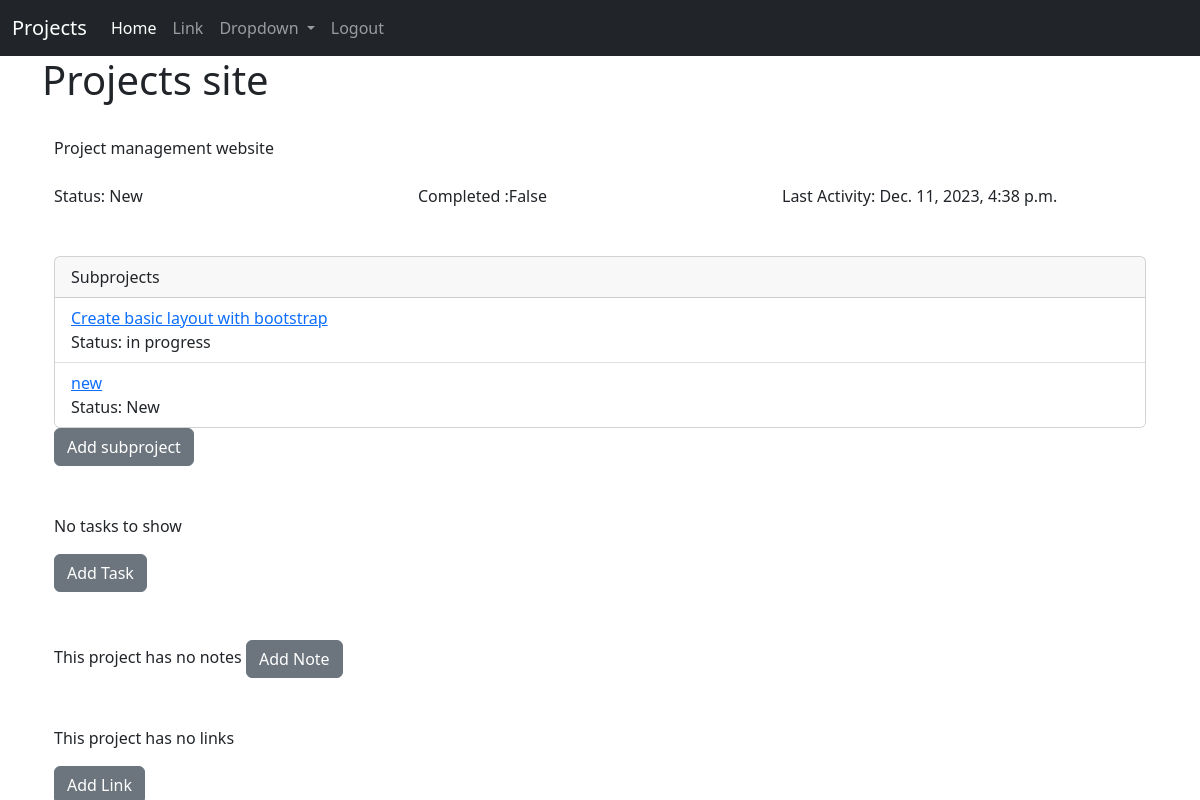
The app's page /project/1 (signed in), older data.
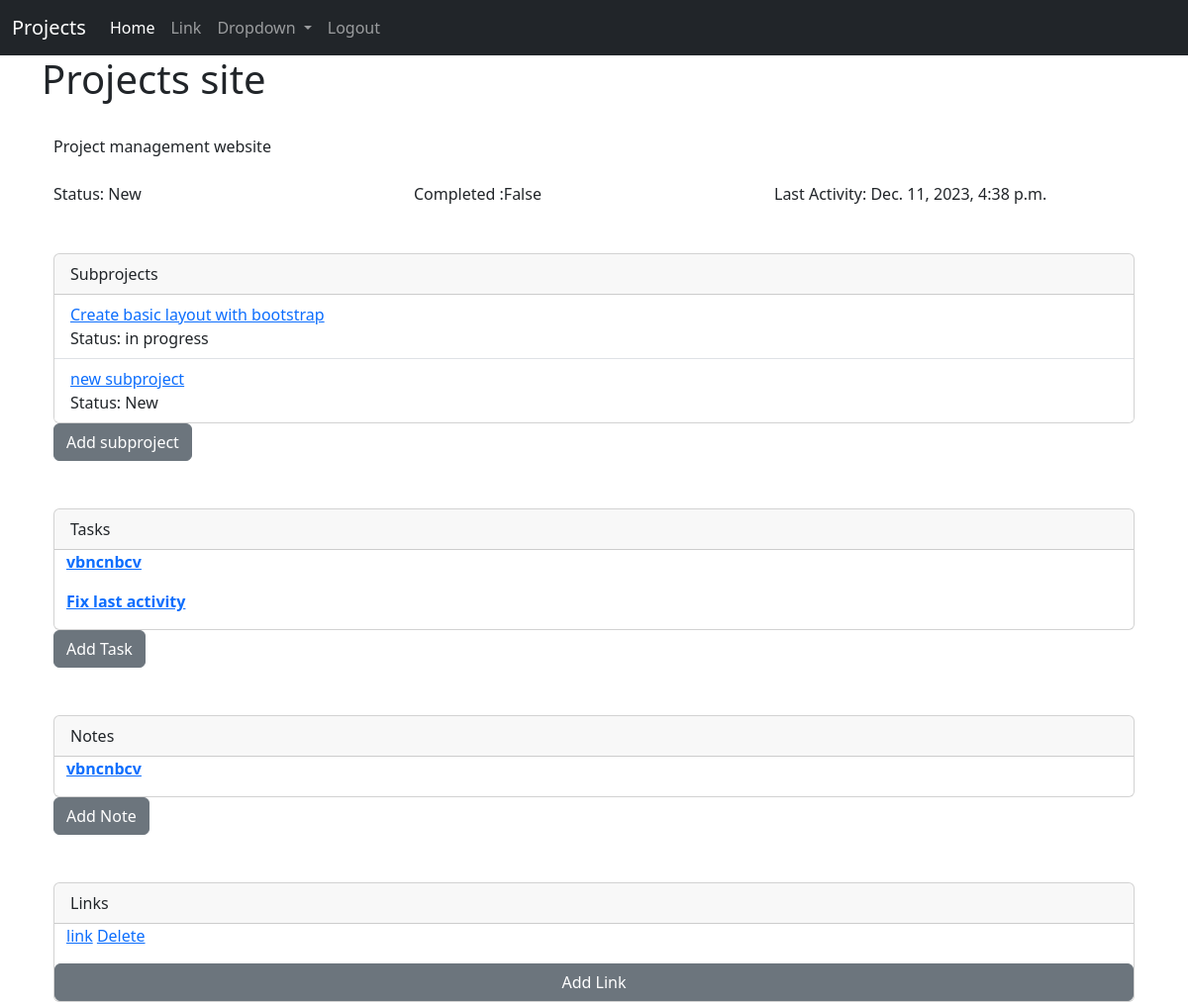
The same page, newer data.
### base/models.py (models this page shows, shortened)
class project(models.Model):
    id = models.IntegerField(primary_key=True)
    created_at = models.DateTimeField(auto_now_add=True)
    parent = models.IntegerField(default=0) # 0 = parent project, else it is a subproject with a parent of parent number
    name = models.CharField(max_length=64)
    type = models.ForeignKey(type, on_delete=models.CASCADE)
    description = models.TextField()
    status = models.ForeignKey(status, on_delete=models.CASCADE)
    completed = models.BooleanField()
    archived = models.BooleanField()
    lastActivity = models.DateTimeField()

class status(models.Model):
    id = models.IntegerField(primary_key=True)
    status = models.CharField(max_length=64)
    def __str__(self):
        return self.status

class task(models.Model):
    id = models.IntegerField(primary_key=True)
    ref = models.ForeignKey(project, on_delete=models.CASCADE)
    title = models.CharField(max_length=64)
    task = models.TextField()
    order = models.IntegerField(unique=True)
    status = models.ForeignKey(status, on_delete=models.CASCADE)
    class Meta:
        get_latest_by = 'order'

class note(models.Model):
    id = models.IntegerField(primary_key=True)
    ref = models.ForeignKey(project, on_delete=models.CASCADE)
    title = models.CharField(max_length=64)
    text = models.TextField()

class link(models.Model):
    id = models.IntegerField(primary_key=True)
    ref = models.ForeignKey(project, on_delete=models.CASCADE)
    title = models.CharField(max_length=64)
    url = models.CharField(max_length=64)

### base/views.py (the view)
# urls.py: path("project/<int:pk>", views.project_view, name = "project_view"),
def project_view(request, pk):
    if request.user.is_authenticated:
        result = project.objects.get(id=pk)
        subprojects = project.objects.filter(parent=pk)
        notes = note.objects.filter(ref=pk)
        tasks = task.objects.filter(ref=pk)
        links = link.objects.filter(ref=pk)
        return render(request, 'project_view.html', {'project': result, 'notes':notes, 'tasks':tasks, 'links':links, 'subprojects': subprojects  })
    else:
        return redirect('home')

### base/templates/project_view.html
{% extends "base.html" %}
{% block  content %}
<h1>{{ project.name }}</h1><br>
    <div class="container">
        <div class="row">
          <div class="col">
            <p>
            {{ project.description }}
            </p>
          </div>
          <br><br>
          <div class="row">
            <div class="col">
                Status: {{ project.status }}
            </div>
            <div class="col">
                 Completed :{{ project.completed }}
            </div>
            <div class="col">
                Last Activity: {{ project.lastActivity }}
            </div>
          </div>
        </div>
    </div>
<br><br>
{% if project.parent == 0 %}
    <div class="container">
      {% if subprojects %}
      <div class="card" >
        <div class="card-header">
          Subprojects
        </div>
          <ul class="list-group list-group-flush">
            {% for sub in subprojects %}
            <li class="list-group-item">
              <div class="col" >
                  <a href="{% url 'view_sub' pk=sub.id %}"> {{sub.name }} </a>
              </div>
              <div class = "col">
                  Status: {{ sub.status }}
              </div>
            {% endfor %}
          </ul>
      </div>
      {% else %}
        There are no subprojects
      {% endif %}
      <a href="{% url 'add_sub' parent=project.id %}" class="btn btn-secondary" >Add subproject</a>
    </div>
    {% endif %}
    <br><br>
    <div class="container" width="%100">
        {% if tasks %}
        <div class="card" >
          <div class="card-header">
            Tasks
            </div>
            {% for task in tasks %}
            <div class="container">
                <p>
                  <a href="{% url 'display_task' req_task=task.id %}">
                <strong>{{ task.title }}</strong></a>
                <br>
            </p>
            </div>
            {% endfor %}
            </div>
        {% else %}
        <p>No tasks to show</p>
        {% endif %}
        <a href="{% url 'add_task' parent=project.id %}" class="btn btn-secondary">Add Task</a>
    </div>
    <br><br>
    <div class="container" width="%100">
    {% if notes %}
      <div class="card" >
          <div class="card-header">
            Notes
            </div>
            {% for note in notes %}
            <div class="container">
                <p>
                  <a href="{% url 'display_note' req_note=note.id %}">
                 <strong> {{ note.title }}</strong>  </a>
                </p>
            </div>
            {% endfor %}
        </div>
        {% else %}
            This project has no notes
        {% endif %}
        <a href="{% url 'add_note' parent=project.id %}" class="btn btn-secondary">Add Note</a>
      </div>
    <br><br>
      <div class="container">
  {% if links %}
  <div class="card" >
    <div class="card-header">
      Links
      </div>
    {% for link in links %}
      <div class="container">
        <p>
          <a href="{{ link.url }}" target = "_blank" rel="noopener noreferrer" >{{ link.title }}</a> <a href="{% url 'delete_link' link_id=link.id %}"> Delete</a>
        </p>
      </div>
    {% endfor %}
  {% else %}
  <p>This project has no links</p>
  {% endif %}
  <a href="{% url 'add_link' parent=project.id %}" class="btn btn-secondary">Add Link</a>
</div>
{% endblock %}

### base/templates/base.html (shortened to what this page needs)
<!doctype html>
<html lang="en">
  <head>
    <link href="https://cdn.jsdelivr.net/npm/bootstrap@5.3.2/dist/css/bootstrap.min.css" rel="stylesheet">
  </head>
  <body>
    {% include 'navbar.html' %}
    <div class="container">
      {% block content %}
      {% endblock %}
    </div>
  </body>
</html>

### base/templates/navbar.html (shortened to what this page needs)
<nav class="navbar navbar-expand-lg navbar-dark bg-dark">
    <div class="container-fluid">
      <a class="navbar-brand" href="{% url 'home' %}">Projects</a>
      <div class="collapse navbar-collapse" id="navbarSupportedContent">
        <ul class="navbar-nav me-auto mb-2 mb-lg-0">
          <li class="nav-item">
            <a class="nav-link active" aria-current="page" href="#">Home</a>
          </li>
          <li class="nav-item">
            <a class="nav-link" href="#">Link</a>
          </li>
          <li class="nav-item dropdown">
            <a class="nav-link dropdown-toggle" href="#" role="button" data-bs-toggle="dropdown" aria-expanded="false">
              Dropdown
            </a>
          </li>
          {% if user.is_authenticated %}
          <li class="nav-item">
            <a class="nav-link" href="{% url 'logout' %}">Logout</a>
          </li>
          {% endif %}
        </ul>
      </div>
    </div>
  </nav>

Row changes from the older to the newer data that the page shows:
removed project: name "new", status "New"
added project: name "new subproject", status "New"
added task: title "vbncnbcv"
added task: title "Fix last activity"
added note: title "vbncnbcv"
added link: title "link"
Text that changed along with them:
text no longer shown: "No tasks to show This project has no notes This project has no links"
text now shown: "Tasks Notes Links"
